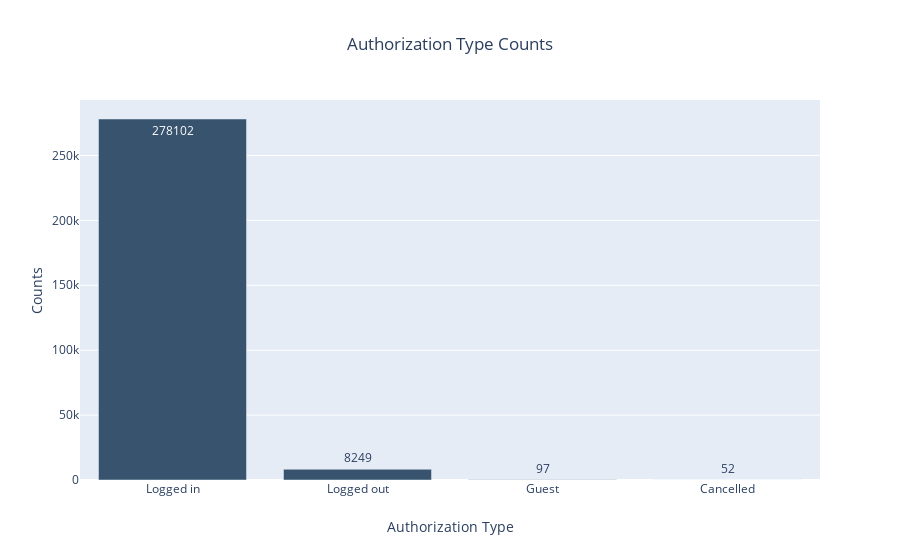

The notebook cell this image was saved under:
### Markdown cell above
## Authorization type

### Code cell
def counts_plot(df, col_name, x_axis='Authorization Type', y_axis='Counts', title='Authorization Type Counts', location=False):
    """Create a plot for a counts plot for a column.
    
        Args:
            df (DataFrame): Pyspark Dataframe object
            x_axis (string): x-axis_label
            y_axis (string): y-axis label
            title (string): plot title
            location (bool): If True returns a count plot for the top five locations in the location column
            
        Returns:
            None
        
    """
    x = []
    y = []
    
    if location:
        df = df.select(col_name).toPandas()
        df.dropna(inplace=True)
        df["State"] = df[col_name].apply(lambda x: x.split(',')[1])
        x = ["California", "New York", "Texas", "Massachusetts", 'Florida'] # df["State"].value_counts().index.tolist()[:5]
        y = df["State"].value_counts().tolist()[:5]
    else:
        df = df.select(col_name).groupby(col_name).agg(count(col_name).alias('counts'))
        df = df.toPandas().sort_values('counts', ascending=False)
        y = df["counts"].tolist()
        
        try:
            x = [' '.join(re.sub('([a-z])([A-Z])', r'\1 \2', name).split()).capitalize() for name in df[col_name].tolist()]
        except TypeError:
            x = ["Male" if name=="M" else "Female" for name in df[col_name].unique().tolist()]        
        
    fig = go.Figure([go.Bar(x=x, y=y, text=y, marker_color='rgb(55, 83, 109)', textposition='auto', 
                           hovertext=["Total counts of `{}` is {}".format(x[i], y[i]) for i,bar in enumerate(x)],
                            hoverinfo="text")])
    fig.update_layout(
        title=go.layout.Title(
            text=title,
            x=0.5,
        ),
        xaxis=go.layout.XAxis(
            title=go.layout.xaxis.Title(
                text=x_axis,
            )
        ),
        yaxis=go.layout.YAxis(
            title=go.layout.yaxis.Title(
                text=y_axis,
            )
        )
    )
    
    fig.show()
    
counts_plot(df, 'auth')

### Figure 1 — Plotly figure (JSON) as saved in the notebook; plotly's stock layout.template omitted (floating-point values rounded to 4 significant figures)
{"data": [{"hoverinfo": "text", "hovertext": ["Total counts of `Logged in` is 278102", "Total counts of `Logged out` is 8249", "Total counts of `Guest` is 97", "Total counts of `Cancelled` is 52"], "marker": {"color": "rgb(55, 83, 109)"}, "text": ["278102", "8249", "97", "52"], "textposition": "auto", "type": "bar", "x": ["Logged in", "Logged out", "Guest", "Cancelled"], "y": [278102, 8249, 97, 52]}], "layout": {"title": {"text": "Authorization Type Counts", "x": 0.5}, "xaxis": {"title": {"text": "Authorization Type"}}, "yaxis": {"title": {"text": "Counts"}}}}
